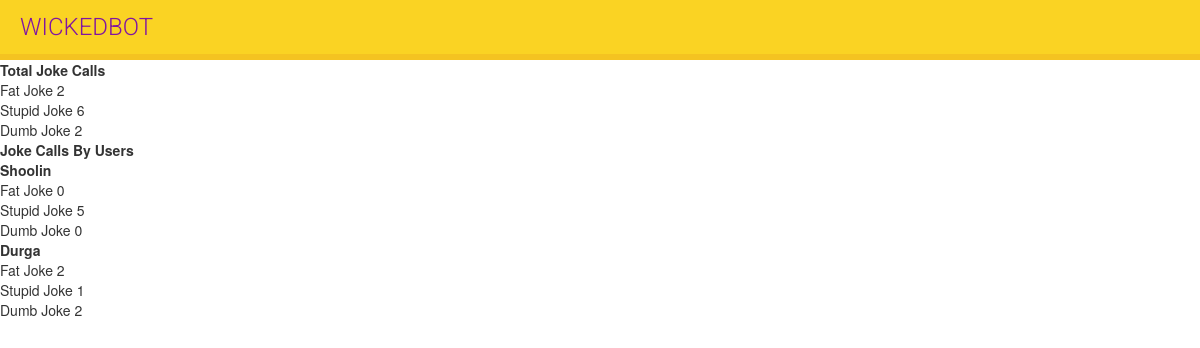
The app's page /chat/calls/, older data.
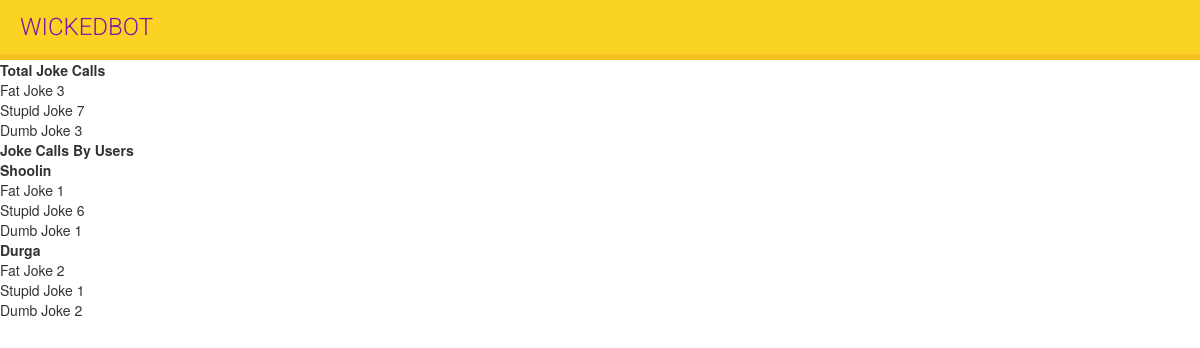
The same page, newer data.
### chat/models.py (models this page shows)
class User(models.Model):
    name=models.CharField(max_length=20)
    f_joke=models.DecimalField(max_digits=100,decimal_places=0,default=0)
    d_joke=models.DecimalField(max_digits=100,decimal_places=0,default=0)
    s_joke=models.DecimalField(max_digits=100,decimal_places=0,default=0)

### chat/views.py (the view)
# urls.py: path('calls/',views.joke_calls,name='total_joke'),
def joke_calls(request):
    users=User.objects.all()
    jokes={'fat':0,'dumb':0,'stupid':0}
    for u in users:
        jokes['fat']=jokes['fat']+u.f_joke
        jokes['stupid']=jokes['stupid']+u.s_joke
        jokes['dumb']=jokes['dumb']+u.d_joke
    return render(request,'chat/calls.html',{'users':users,'jokes':jokes})

### chat/templates/chat/calls.html (shortened to what this page needs)
{% extends "base.html" %}
{% block content %}
<table>
  <th>Total Joke Calls</th>
  <tr>
    <td>Fat Joke {{ jokes.fat }}</td>
  </tr>
  <tr>
    <td>Stupid Joke  {{ jokes.stupid }}</td>
  </tr>
  <tr>
      <td>Dumb Joke  {{ jokes.dumb }}</td>
  </tr>
  <table>
      <th>Joke Calls By Users</th>
      {% for user in users %}
      <tr>
          <td><strong>  {{ user.name }}</strong></td>
      </tr>
      <tr>
        <td>Fat Joke {{ user.f_joke }}</td>
      </tr>
      <tr>
        <td>Stupid Joke  {{ user.s_joke }}</td>
      </tr>
      <tr>
          <td>Dumb Joke  {{ user.d_joke }}</td>
      </tr>
      {%  endfor %}
  </table>
{% endblock %}

Row changes from the older to the newer data that the page shows:
changed User "Shoolin": f_joke "0" → "1"; s_joke "5" → "6"; d_joke "0" → "1"
Text that changed along with them:
{{ jokes.fat }}: "2" → "3"
{{ jokes.stupid }}: "6" → "7"
{{ jokes.dumb }}: "2" → "3"
